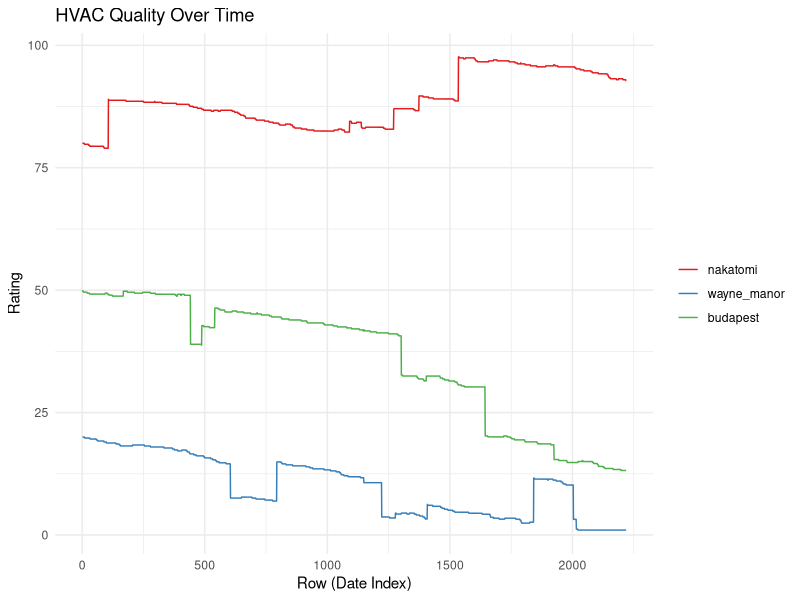
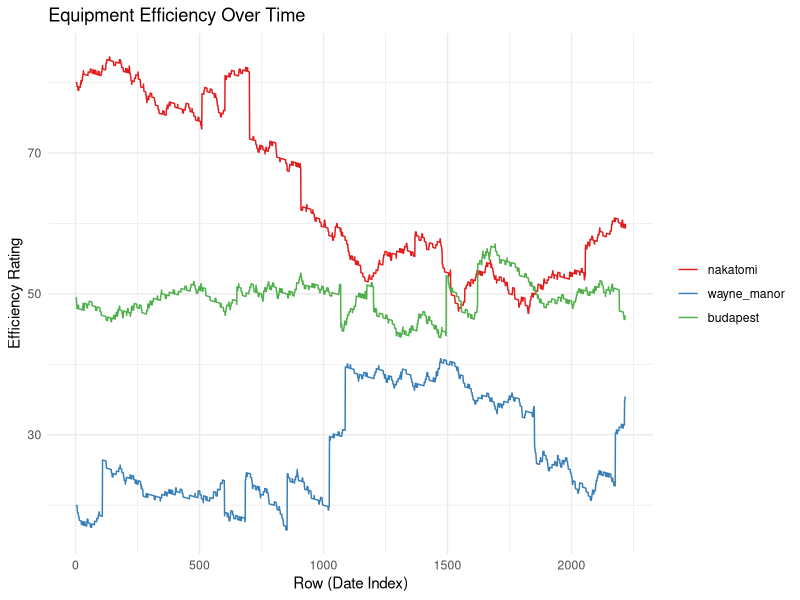

These charts were generated, in order, by the following R code: (Note: this script raises an error after producing the figures.)
library(tibble)
library(tidyr)
library(lubridate)
library(MASS)
library(ggplot2)
library(GGally)
library(here)
library(reshape2)
library(dplyr)
library(Hmisc)


# Set a seed for reproducibility
set.seed(12923)

#### SETUP, VARIABILITY & UNIQUENESS SETTINGS #####################
# Time period
start_date <- as.Date("2018-01-01")
end_date <- as.Date("2024-01-28")
dates <- seq.Date(start_date, end_date, by = "day")
days <- length(dates)

buildings <- c("nakatomi", "wayne_manor", "budapest")
noise_factor <- .5 # amount of noise to introduce in each var
wind_speed_adjust <- c(nakatomi = 2, wayne_manor = 0, budapest = -2)
# Building-specific temperature adjustments to simulate the 
# bldgs being in different areas of the city
temp_adjust <- c(nakatomi = 3, wayne_manor = 0, budapest = -3)
# no adjust to cloud_cover; it's all the same grey everywhere in Seattle :)
# number of people - in the num_ppl section


bldg_names <- rep(buildings, each = days)
dates_rep <- rep(dates, times = length(buildings))
weekdays <- ifelse(wday(dates_rep, week_start = 1) %in% c(6, 7), 0, 1) # 0 for weekend, 1 for weekday, with Mon being the first day of the week
weekdays_singlebldg <- ifelse(wday(dates, week_start = 1) %in% c(6, 7), 0, 1) # 0 for weekend, 1 for weekday, with Mon being the first day of the week

# Unique ID for each row
ids <- seq_len(days * length(buildings))



#### ENERGY COSTS ###########################
simulate_energy_prices <- function(start_date, end_date) {
  dates <- seq.Date(as.Date(start_date), as.Date(end_date), by = "day")
  current_price <- 0.225 # Initial average price
  
  # Create a matrix to store price data
  price_data <- matrix(nrow = length(dates), ncol = 1)
  
  for (date_idx in 1:length(dates)) {
    # Apply a very small daily change to simulate long-term trends
    yearly_trend <- rnorm(1, mean = 0.00001, sd = 0.001) 
    
    # Simulate daily variation with a tighter range
    daily_change <- rnorm(1, mean = 0, sd = 0.001) 
    
    # Less frequent and significant random events
    if (runif(1) < 0.001) { # Reduced chance for a significant event
      event_change <- rnorm(1, mean = 0, sd = 0.002)
    } else {
      event_change <- 0
    }
    
    # Calculate the new price with tightened constraints
    new_price <- max(0.10, min(0.5, current_price + yearly_trend + daily_change + event_change))
    price_data[date_idx] <- new_price
    
    # Update the current price for the next day
    current_price <- new_price
  }
  
  # Return a data frame of dates and simulated prices
  data.frame(date = dates, price_per_kwh = price_data)
}

# Use the function with the provided start and end dates
temp_prices <- simulate_energy_prices(start_date, end_date)



#### BUILDING FOOTPRINT ##################### 
# (assume units: sq ft) (assuming they remain constant over the time period for simplicity)
# bldg_area <- round(runif(length(buildings), min = 5000, max = 25000)) # if you want to scramble bldg_size each run
bldg_area <- c(21110, 7260, 15200) # nakatomi, wayne_manor, budapest
bldg_area_named <- setNames(bldg_area, c("nakatomi", "wayne_manor", "budapest"))
bldg_area_rep <- rep(bldg_area, each = days)

#### NUMBER OF PEOPLE #####################
# number of people in each building, with reduced occupants on weekends and customized to each building
# num_ppl <- numeric(length = days * length(buildings))
# for (i in 1:(days * length(buildings))) {
#   building_name <- bldg_names[i]
#   if (weekdays[i] == 1) {
#     # Generate more people on weekdays
#     mean_factor <- 300 + mean_factor_weekday[building_name]
#     scale_factor <- 5 + scale_factor_weekday[building_name]
#     sd_factor <- 70 + sd_factor_adjust[building_name]   
#   } else {
#     # Generate fewer people on weekends
#     mean_factor <- 100 + mean_factor_weekend[building_name]
#     scale_factor <- 5 + scale_factor_weekend[building_name]
#     sd_factor <- 30 + sd_factor_adjust[building_name]   
#   }
#   
#   num_ppl[i] <- as.integer(pmax(0, pmin(2000, rgamma(1, shape = 2, scale = scale_factor) + 1 +
#                                           abs(round(rnorm(1, mean = mean_factor, sd = sd_factor), 0)))))
# }
# plot(num_ppl)
# 
# sqft_per_person <- numeric(length = length(num_ppl))
# 
# # Loop through the num_ppl array
# for (i in 1:length(num_ppl)) {
#   if (num_ppl[i] > 0) {
#     sqft_per_person[i] <- bldg_area_rep[i] / num_ppl[i]
#   } else {
#     sqft_per_person[i] <- NA  # Assign NA (or a large number) when there are no people
#   }
# }
# 
# plot(sqft_per_person)  # Plot the square feet per person

mean_factor_weekday <- c(nakatomi = 80, wayne_manor = -150, budapest = -7)
mean_factor_weekend <- c(nakatomi = 170, wayne_manor = 70, budapest = 10)
scale_factor_weekday <- c(nakatomi = 1, wayne_manor = -1, budapest = 1)
scale_factor_weekend <- c(nakatomi = 0, wayne_manor = -1, budapest = 1)
sd_factor_weekday <- c(nakatomi = 10, wayne_manor = -19, budapest = -7)
sd_factor_weekend <- c(nakatomi = 10, wayne_manor = -9, budapest = -7)


generate_num_ppl <- function(building_name, dates, weekdays_singlebldg, mean_factor_weekday, mean_factor_weekend,
                             scale_factor_weekday, scale_factor_weekend, sd_factor_weekday, sd_factor_weekend, bldg_area_named) {
  
  num_ppl_raw <- numeric(length = length(dates))
  sqft_per_person <- numeric(length = length(dates))
  
  for (i in 1:length(dates)) {
    if (weekdays_singlebldg[i] == 1) {  # Weekday
      mean_factor <- 300 + mean_factor_weekday[building_name]
      scale_factor <- 5 + scale_factor_weekday[building_name]
      sd_factor <- 20 + sd_factor_weekday[building_name]
    } else {  # Weekend
      mean_factor <- 70 + mean_factor_weekend[building_name]
      scale_factor <- 5 + scale_factor_weekend[building_name]
      sd_factor <- 10 + sd_factor_weekend[building_name]
    }
    
    num_ppl_raw[i] <- as.integer(pmax(0, pmin(2000, rgamma(1, shape = 2, scale = scale_factor) + 1 +
                                                abs(round(rnorm(1, mean = mean_factor, sd = sd_factor), 0)))))
    
    # Apply capping based on quantiles
#    u_limit <- quantile(uncapped_value, 0.95)  # 95th percentile as upper limit
#    l_limit <- quantile(uncapped_value, 0.05)  # 5th percentile as lower limit
#    num_ppl_raw[i] <- pmin(u_limit, pmax(l_limit, uncapped_value))
    
    sqft_per_person[i] <- if (num_ppl_raw[i] > 0) bldg_area_named[building_name] / num_ppl_raw[i] else NA
  }
  
  building_area <- rep(bldg_area_named[building_name], length(dates))
  
  return(data.frame(date = dates, weekdays = weekdays_singlebldg, bldg_name = building_name, bldg_area = building_area, num_ppl_raw = num_ppl_raw, sqft_per_person = sqft_per_person))
}

overall_ppl <- do.call(rbind, lapply(buildings, function(building_name) {
  generate_num_ppl(building_name, dates, weekdays_singlebldg, mean_factor_weekday, mean_factor_weekend,
                   scale_factor_weekday, scale_factor_weekend, sd_factor_weekday, sd_factor_weekend, bldg_area_named)}))

# check distributions if needed
# overall_ppl %>%
#   filter(bldg_name == "wayne_manor") %>%
#     ggplot(aes(x = date, y = num_ppl_raw, color = factor(weekdays))) + # 1=weekday, 0=weekend
#     geom_point() +  # Scatter plot
#     labs(title = "num people",
#          x = "Date",
#          y = "num people",
#          color = "Day Type") +
#     # scale_color_manual(values = c("blue", "red"),
#     #                    labels = c("Weekend", "Weekday")) +
#     theme_minimal()
# 
# describe(overall_ppl$num_ppl_raw)
#   
# overall_ppl %>%
#   filter(bldg_name == "wayne_manor") %>%
#   ggplot(aes(x = date, y = sqft_per_person, color = factor(weekdays))) +
#   geom_point() +  # Scatter plot
#   labs(title = "sqft_per_person",
#        x = "Date",
#        y = "sqft_per_person",
#        color = "Day Type") +
#   # scale_color_manual(values = c("blue", "red"),
#   #                    labels = c("Weekend", "Weekday")) +
#   theme_minimal()

#### /x/INSULATION QUALITY #####################
#### removing for now
# insulation <- as.integer(pmax(1, pmin(100, ceiling(rgamma(days * length(buildings), shape = 5, scale = 8.5) + 1) +
#                                         abs(round(rnorm(days * length(buildings), mean = 0, sd = noise_factor), 0)))))

#### /x/WINDOWS QUALITY #####################
#### removing for now
# windows <- as.integer(runif(days * length(buildings), min = 1, max = 100))

#### HVAC SYSTEM QUALITY #####################
# Initialize the starting hvac_efficiency for each building
# start_hvac <- sample(40:100, length(buildings), replace = TRUE)
start_hvac <- c(nakatomi = 80, wayne_manor = 20, budapest = 50)

# Create a matrix to hold the efficiency data
hvac_data <- matrix(nrow = days, ncol = length(buildings))
colnames(hvac_data) <- buildings

# Simulate the efficiency rating for each building and each date
for (bldg in seq_along(buildings)) {
  current_hvac <- start_hvac[bldg]
  for (date_idx in 1:length(dates)) {
    # Apply a yearly decline to simulate aging
    yearly_decline <- -.0001 # add a very small daily negative constant to simulate long-term degradation
    # Simulate daily variation
    daily_change <- sample(c(-.20, 0, .20), 1, prob = c(0.045, 0.96, 0.005)) # Mostly no daily change, slightly better chance of small bad change
    # Random events: significant increase or decrease
    if (runif(1) < 0.004) { # 1% chance for a significant event, so roughly 3-4 times a year
      event_change <- sample(-10:10, 1) # equal chance of good or bad change
    } else {
      event_change <- 0
    }
    
    # Calculate the new efficiency
    new_hvac <- max(1, min(100, current_hvac + yearly_decline + daily_change + event_change))
    hvac_data[date_idx, bldg] <- new_hvac
    
    # Update the current efficiency for the next day
    current_hvac <- new_hvac
  }
}

# Reshape the matrix into a long format for plotting
hvac_long <- melt(hvac_data, varnames = c("date_idx", "bldg_name"), value.name = "hvac_efficiency")
hvac_long$date <- dates[hvac_long$date_idx]

hvac_long$date <- as.Date(hvac_long$date)
hvac_long$bldg_name <- as.factor(hvac_long$bldg_name)

ggplot(hvac_long, aes(x = date_idx, y = hvac_efficiency, group = bldg_name, color = bldg_name)) +
  geom_line() +
  theme_minimal() +
  labs(title = "HVAC Quality Over Time",
       x = "Row (Date Index)",
       y = "Rating") +
  scale_color_brewer(palette = "Set1") +
  theme(legend.title = element_blank())

#### AMBIENT TEMPERATURE #####################
# Simulate temp across the year for a place like Seattle.
avg_low_temp <- 37  # Average low in Fahrenheit in winter
avg_high_temp <- 79 # Average high in Fahrenheit in summer
mean_temp <- (avg_low_temp + avg_high_temp) / 2
amplitude <- (avg_high_temp - avg_low_temp) / 2

# Temperature simulation
temp <- numeric(length = days * length(buildings))
for (i in 1:(days * length(buildings))) {
  building_name <- bldg_names[i]
  day_of_year <- as.numeric(format(dates_rep[i], "%j"))
  
  # Adjust mean temperature based on building
  mean_temp_bldg <- mean_temp + temp_adjust[building_name]
  
  # Sine wave for base temperature
  base_temp <- mean_temp_bldg + amplitude * sin(2 * pi * day_of_year / 365 - pi/2)
  
  # Adding random variation
  temp[i] <- as.integer(pmax(0, pmin(110, ceiling(base_temp + rnorm(1, mean = 0, sd = 5)))))
}


#### WIND SPEED #####################
# in mph
avg_wind_speed_low <- 3   # Average low wind speed in mph
avg_wind_speed_high <- 7 # Average high wind speed in mph
mean_wind_speed <- (avg_wind_speed_low + avg_wind_speed_high) / 2
amplitude_wind_speed <- (avg_wind_speed_high - avg_wind_speed_low) / 2

# Building-specific wind speed adjustments down at top in "variability and uniqueness" section

# Assuming 'days', 'bldg_names', and 'dates_rep' are defined as in your temperature simulation
wind_speed <- numeric(length = days * length(buildings))

for (i in 1:(days * length(buildings))) {
  building_name <- bldg_names[i]
  day_of_year <- as.numeric(format(dates_rep[i], "%j"))
  
  # Adjust mean wind speed based on building
  mean_wind_speed_bldg <- mean_wind_speed + wind_speed_adjust[building_name]
  
  # Sine wave for base wind speed + some random noise
  base_wind_speed_mph <- mean_wind_speed_bldg + amplitude_wind_speed * sin(2 * pi * day_of_year / 365 - pi/2) + rnorm(1, mean = 0, sd = 2)
  
  # Adding random variation
  wind_speed[i] <- as.integer(pmax(0, pmin(40, ceiling(base_wind_speed_mph + rnorm(1, mean = 0, sd = 2)))))
}

#### CLOUD COVER #####################
# percentage of cloud cover
avg_clear <- 0
avg_cloudy <- 100
clouds_amplitude <- (avg_cloudy - avg_clear) / 2
clouds_mean <- (avg_clear + avg_cloudy) / 2


# Phase shift to align the sine wave peaks and troughs with the cloudiest and clearest months
# Assuming January (cloudiest) aligns with the peak and August (clearest) with the trough
phase_shift <- pi / 2  # Adjusted based on the month (e.g., -pi/2 if peak is in January)

# Define the clearer and cloudier periods
# day_start_clear <- as.numeric(format(as.Date("2023-06-20"), "%j"))
# day_end_clear <- as.numeric(format(as.Date("2023-10-08"), "%j"))

cloud_cover <- numeric(length = days)

for (i in 1:(days * length(buildings))) {
  building_name <- bldg_names[i]
  day_of_year <- as.numeric(format(dates_rep[i], "%j"))
  
  # # Determine if the day is in the clearer or cloudier part of the year
  # in_clearer_period <- day_of_year >= day_start_clear && day_of_year <= day_end_clear
  # 
  # # Adjust amplitude based on the time of the year
  # adjusted_amplitude <- ifelse(in_clearer_period, amplitude_cloud_cover / 2, amplitude_cloud_cover)
  # 
  # Calculate cloud cover using a sine wave
  cloud_cover[i] <- clouds_mean + clouds_amplitude * sin(2 * pi * day_of_year / 365 + phase_shift)
  
  # Introduce random variation
  random_variation <- rnorm(1, mean = 0, sd = 5)
  cloud_cover[i] <- cloud_cover[i] + random_variation
  
  # Adjustments to ensure cloud cover stays within 0-100%
  cloud_cover[i] <- pmax(0, pmin(100, cloud_cover[i]))
}



#### /x/HVAC TYPE ##################### 
#### removing for now
# fuzzy_hvac_type <- function(insulation, hvac) {
#   probabilities <- c(
#     # Increase the probability of "MasterBlaster" for lower values of insulation and HVAC
#     "MasterBlaster" = pnorm(c(quantile(as.numeric(insulation), 0.85), quantile(as.numeric(hvac), 0.85)), mean = c(20, 20), sd = c(5, 5)),
#     
#     # Increase the probability of "Coolio" for higher values of insulation and HVAC
#     "Coolio" = pnorm(c(quantile(as.numeric(insulation), 0.35), quantile(as.numeric(hvac), 0.35)), mean = c(70, 70), sd = c(5, 5)),
#     
#     "Trane" = 1
#   )
#   
#   # Normalize the probabilities so they sum up to 1
#   probabilities <- probabilities / sum(probabilities)
#   
#   # Remove the percentage values from the names
#   names(probabilities) <- sub("\\.\\d+%$", "", names(probabilities))
#   
#   hvac_types <- names(probabilities)
#   assigned_type <- sample(hvac_types, size = 1, prob = probabilities)
#   
#   return(assigned_type)
# }
# 
# # Assuming hvac_type depends on insulation and hvac
# hvac_type <- sapply(1:(days * length(buildings)), function(i) fuzzy_hvac_type(insulation[i], hvac[i]))

#### EQUIPMENT EFFICIENCY ##################### 
# Initialize the starting efficiency for each building
# start_efficiency <- sample(40:100, length(buildings), replace = TRUE)
start_efficiency <- c(nakatomi = 80, wayne_manor = 20, budapest = 50)

# Create a matrix to hold the efficiency data
efficiency_data <- matrix(nrow = days, ncol = length(buildings))
colnames(efficiency_data) <- buildings

# Simulate the efficiency rating for each building and each date
for (bldg in seq_along(buildings)) {
  current_efficiency <- start_efficiency[bldg]
  for (date_idx in 1:length(dates)) {
    # Apply a yearly decline to simulate aging
    yearly_decline <- -.01 # add a very small daily negative constant to simulate long-term degradation
    # Simulate daily variation
    daily_change <- sample(c(-.5, 0, .5), 1, prob = c(0.1, 0.8, 0.1)) # Mostly no change, equal chance of small good/bad change
    # Random events: significant increase or decrease
    if (runif(1) < 0.005) { # chance for a significant event, so roughly 3-4 times a year
      event_change <- sample(-10:10, 1)
    } else {
      event_change <- 0
    }
    
    # Calculate the new efficiency
    new_efficiency <- max(1, min(100, current_efficiency + yearly_decline + daily_change + event_change))
    efficiency_data[date_idx, bldg] <- new_efficiency
    
    # Update the current efficiency for the next day
    current_efficiency <- new_efficiency
  }
}

# Reshape the matrix into a long format for plotting
efficiency_long <- melt(efficiency_data, varnames = c("date_idx", "bldg_name"), value.name = "equip_efficiency")
efficiency_long$date <- dates[efficiency_long$date_idx]

efficiency_long$date <- as.Date(efficiency_long$date)
efficiency_long$bldg_name <- as.factor(efficiency_long$bldg_name)

ggplot(efficiency_long, aes(x = date_idx, y = equip_efficiency, group = bldg_name, color = bldg_name)) +
  geom_line() +
  theme_minimal() +
  labs(title = "Equipment Efficiency Over Time",
       x = "Row (Date Index)",
       y = "Efficiency Rating") +
  scale_color_brewer(palette = "Set1") +
  theme(legend.title = element_blank())



# Placeholder for total energy use
total <- rep(NA, days * length(buildings))

#### COMBINE VARS INTO TIBBLE #####################
df <- tibble(
  id = ids,
  bldg_name = as.factor(bldg_names),
  bldg_area = as.integer(bldg_area_rep),
  date = as.Date(dates_rep),
  year = as.integer(year(dates_rep)),
  month = month(dates_rep, label=T),
  day = wday(dates_rep, label=T),
  weekday = as.integer(weekdays),
  temp = as.integer(temp),
  wind_speed = as.integer(wind_speed),
  cloud_cover = as.integer(cloud_cover),
  total = total
)

overall_ppl <- overall_ppl[, c("date", "bldg_name", "num_ppl_raw", "sqft_per_person")]
df <- merge(df, overall_ppl, by = c("date", "bldg_name"), all.x = TRUE)

df <- merge(df, efficiency_long[, c("date", "bldg_name", "equip_efficiency")], by = c("date", "bldg_name"))
df <- merge(df, hvac_long[, c("date", "bldg_name", "hvac_efficiency")], by = c("date", "bldg_name"))
df <- merge(df, temp_prices, by = "date")



# ggplot(df, aes(x = date, y = wind_speed, color = bldg_name)) + 
#   geom_line(alpha=.5) +
#   labs(title = "Wind Speed by Building", x = "Date", y = "Wind Speed (mph)") +
#   theme_minimal() +
#   scale_color_brewer(palette = "Set1") # Use a color palette that is distinct and clear
# 
# ggplot(df, aes(x = date, y = cloud_cover)) + 
#   geom_line(alpha=.5) +
#   labs(title = "Cloud cover", x = "Date", y = "cloud cover (%)") +
#   theme_minimal() +
#   scale_color_brewer(palette = "Set1") # Use a color palette that is distinct and clear

# double check HVAC types
# ggplot(df, aes(x = insulation, y = hvac, color = hvac_type)) +
#   geom_point() +
#   labs(title = "Scatterplot of Insulation and HVAC Values",
#        x = "Insulation",
#        y = "HVAC",
#        color = "HVAC Type")


#### LINEAR MODEL PREDICTING TOTAL ENERGY USE #####################
# Generate coefficients for the linear model
coefficients <- c(
  bldg_area = .05,
  sqft_per_person = -.5,
  hvac_efficiency = -2,
  equip_efficiency = -2.2,
  temp = 1.1,
  wind_speed = .05,
  cloud_cover = .05
)

# Simulate the total energy use based on a linear model
df <- df %>%
  mutate(
    total = 
      bldg_area * coefficients["bldg_area"] +
      sqft_per_person * coefficients["sqft_per_person"] +
      hvac_efficiency * coefficients["hvac_efficiency"] +
      equip_efficiency * coefficients["equip_efficiency"] +
      temp * coefficients["temp"] +
      wind_speed * coefficients["wind_speed"] +
      cloud_cover * coefficients["cloud_cover"] +
      abs(rnorm(days, mean = 10, sd = 5))  # Adding some random noise
  )

# fix the col order
df <- df %>%
  select(
    date, price_per_kwh, bldg_name, id, bldg_area, year, month, day, weekday, num_ppl_raw,
    sqft_per_person, temp, wind_speed, cloud_cover, equip_efficiency,
    hvac_efficiency, total
  )

#### FINAL CHECKS #####################
# Create an index vector for variable order
# var_order <- c("bldg_area", "num_ppl_raw", "sqft_per_person", "equip_efficiency", 
#                "hvac_efficiency", "temp", "wind_speed", 
#                "cloud_cover", "total")
# col_indices <- match(var_order, names(df))

# Display parallel coordinates plot grouped by "hvac_type"
# ggparcoord(data = df,
#            columns = col_indices,
#            alphaLines = 0.1,
#            groupColumn = "bldg_name") + 
#   scale_color_manual(values = c("nakatomi" = "#20639b", "wayne_manor" = "grey", "budapest" = "grey"))
# 
# ggparcoord(data = df,
#            columns = col_indices,
#            alphaLines = 0.1,
#            groupColumn = "bldg_name") + 
#   scale_color_manual(values = c("nakatomi" = "grey", "wayne_manor" = "#20639b", "budapest" = "grey"))
# 
# ggparcoord(data = df,
#            columns = col_indices,
#            alphaLines = 0.1,
#            groupColumn = "bldg_name") + 
#   scale_color_manual(values = c("nakatomi" = "grey", "wayne_manor" = "grey", "budapest" = "#20639b"))


# 
# bldg <- "nakatomi"
# df %>% 
#   filter(bldg_name == bldg) %>% 
#   ggplot(aes(x = date, y = total)) +
#   geom_point() +
#   labs(title = paste("Total Energy Usage for", bldg, "Building"),
#        x = "Date",
#        y = "Total Energy Usage")
# 
# bldg <- "wayne_manor"
# df %>% 
#   filter(bldg_name == bldg) %>% 
#   ggplot(aes(x = date, y = total)) +
#   geom_point() +
#   labs(title = paste("Total Energy Usage for", bldg, "Building"),
#        x = "Date",
#        y = "Total Energy Usage")
# 
# bldg <- "budapest"
# df %>% 
#   filter(bldg_name == bldg) %>% 
#   ggplot(aes(x = date, y = total)) +
#   geom_point() +
#   labs(title = paste("Total Energy Usage for", bldg, "Building"),
#        x = "Date",
#        y = "Total Energy Usage")


# df %>%
#   # Filter for "nakatomi" building
#   filter(bldg_name == "budapest" & year(date) == 2019 & month(date)==2) %>%
#   # Keep date for plotting, exclude other non-numeric and specific columns
#   dplyr::select(date, num_ppl) %>%
#   # Gather numeric variables for scaling
#   pivot_longer(cols = -date, names_to = "variable", values_to = "value") %>%
#   # Scale numeric variables
#   group_by(variable) %>%
#   #  mutate(scaled_value = scale(value)) %>%
#   ungroup() %>%
#   # Plot
#   ggplot(aes(x = date, y = value, color = variable)) +
#   geom_line() +
#   labs(title = "Scaled Variables Over Time for Nakatomi Building",
#        x = "Date", y = "Value") +
#   theme_minimal() +
#   scale_color_viridis_d() +
#   theme(legend.position = "bottom")


#### WRITE FILE #####################
write.csv(df, here("data", "df_timeseries_orig.csv"), row.names = F)
